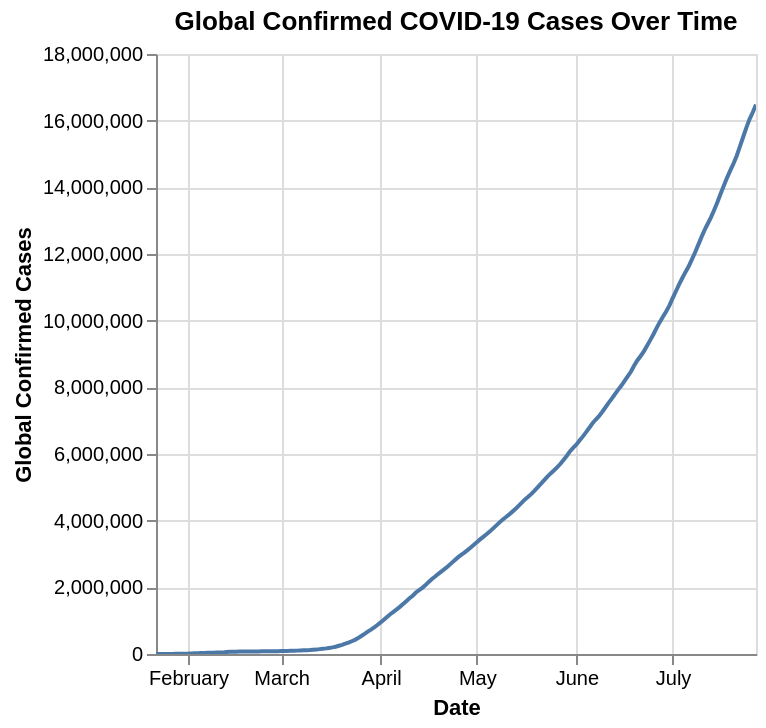

The notebook cell this image was saved under:
### Markdown cell above
## A. Time-Based Visualizations

1. Global Trend `(5 pts)`

Aggregate the data by Date and create a line chart showing the global number of confirmed COVID-19 cases over time.

### Code cell
import altair as alt

# Convert 'Date' column to datetime objects
df['Date'] = pd.to_datetime(df['Date'])

# Aggregate data by Date and sum confirmed cases
global_cases = df.groupby('Date')['Confirmed'].sum().reset_index()

# Create the line chart
chart = alt.Chart(global_cases).mark_line().encode(
    x=alt.X('Date', axis=alt.Axis(title='Date')),
    y=alt.Y('Confirmed', axis=alt.Axis(title='Global Confirmed Cases')),
    tooltip=[alt.Tooltip('Date'), alt.Tooltip('Confirmed', format=',')]
).properties(
    title='Global Confirmed COVID-19 Cases Over Time'
).interactive()

chart

### Figure 1 — Vega-Lite specification as saved in the notebook (floating-point values rounded to 4 significant figures; data arrays with more than 128 entries replaced by an {"elided": "..."} marker saying what was removed)
{"config": {"view": {"continuousWidth": 300, "continuousHeight": 300}}, "data": {"name": "data-32ee67cb300a0208b0fc274abd482b42"}, "mark": {"type": "line"}, "encoding": {"tooltip": [{"field": "Date", "type": "temporal"}, {"field": "Confirmed", "format": ",", "type": "quantitative"}], "x": {"axis": {"title": "Date"}, "field": "Date", "type": "temporal"}, "y": {"axis": {"title": "Global Confirmed Cases"}, "field": "Confirmed", "type": "quantitative"}}, "params": [{"name": "param_6", "select": {"type": "interval", "encodings": ["x", "y"]}, "bind": "scales"}], "title": "Global Confirmed COVID-19 Cases Over Time", "$schema": "https://vega.github.io/schema/vega-lite/v5.20.1.json", "datasets": {"data-32ee67cb300a0208b0fc274abd482b42": {"elided": "188 records"}}}
